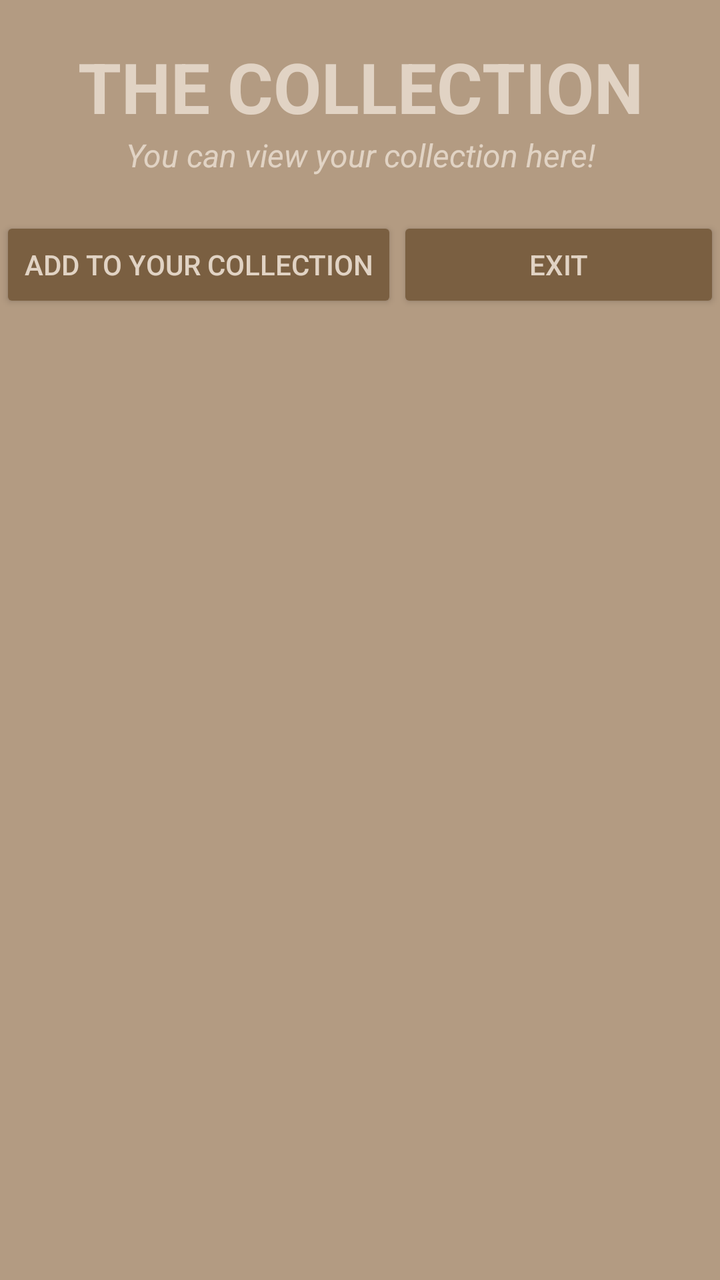
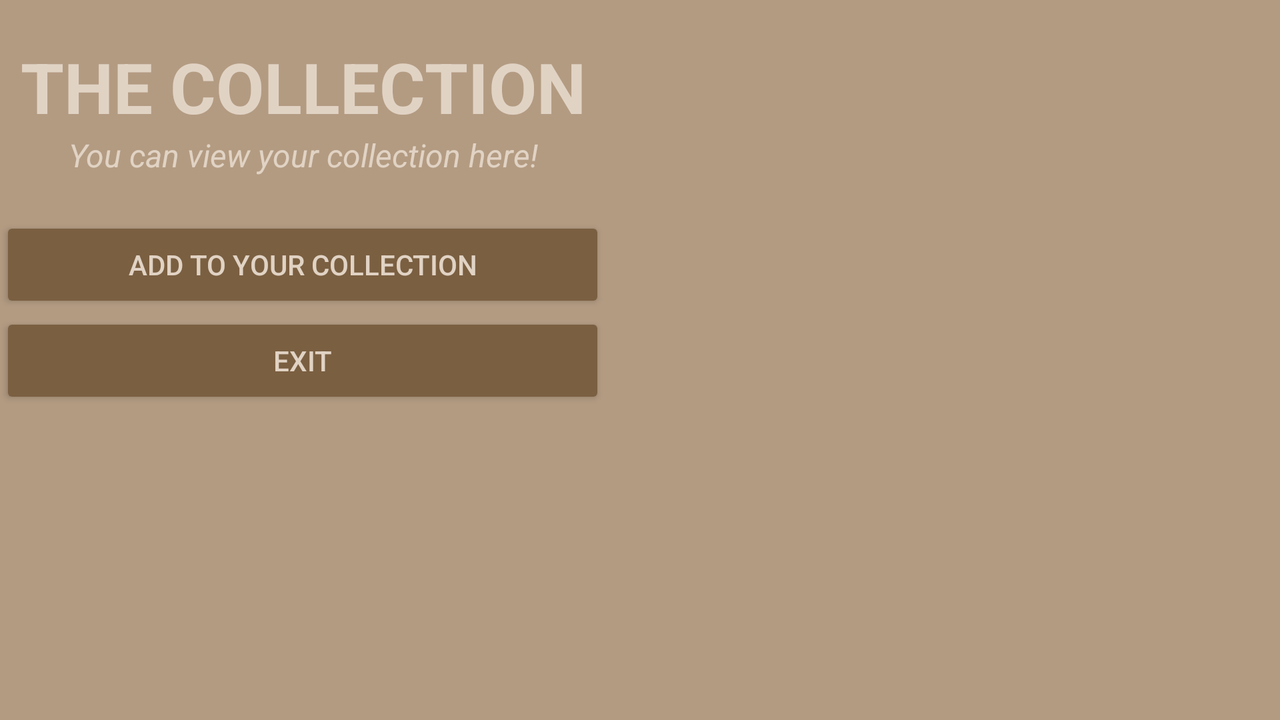

Compare how this app lays out the same screen by default and in its alternative resource folder. The renders come first, then the two layout files and the values they reference.
<!-- AndroidManifest.xml: activity theme CustomTheme -->
<!-- res/layout/activity_collection.xml -->
<?xml version="1.0" encoding="utf-8"?>
<LinearLayout xmlns:android="http://schemas.android.com/apk/res/android"
    xmlns:app="http://schemas.android.com/apk/res-auto"
    xmlns:tools="http://schemas.android.com/tools"
    android:layout_width="match_parent"
    android:layout_height="match_parent"
    android:orientation="vertical"
    android:background="@color/custom_background"
    tools:context=".CollectionActivity">

    <TextView
        android:id="@+id/textView4"
        android:layout_width="match_parent"
        android:layout_height="wrap_content"
        android:paddingTop="20sp"
        android:text="THE COLLECTION"
        android:textAlignment="center"
        android:textColor="@color/custom_text"
        android:textSize="35sp"
        android:textStyle="bold" />

    <TextView
        android:id="@+id/textView5"
        android:layout_width="match_parent"
        android:layout_height="wrap_content"
        android:paddingBottom="20sp"
        android:text="You can view your collection here!"
        android:textAlignment="center"
        android:textColor="@color/custom_text"
        android:textSize="16sp"
        android:textStyle="italic" />

    <LinearLayout
        android:layout_width="match_parent"
        android:layout_height="wrap_content"
        android:layout_marginBottom="8sp"
        android:orientation="horizontal">

        <Button
            android:id="@+id/addBtn"
            android:layout_width="wrap_content"
            android:layout_height="wrap_content"
            android:backgroundTint="@color/custom_button"
            android:text="ADD TO YOUR COLLECTION"
            android:textColor="@color/custom_text" />

        <Button
            android:id="@+id/exitBtn"
            android:layout_width="match_parent"
            android:layout_height="wrap_content"
            android:backgroundTint="@color/custom_button"
            android:text="EXIT"
            android:textColor="@color/custom_text" />

    </LinearLayout>

    <androidx.recyclerview.widget.RecyclerView
        android:id="@+id/listView"
        android:layout_width="match_parent"
        android:layout_height="match_parent" />

</LinearLayout>
<!-- resources referenced by this layout -->
<resources>
  <color name="custom_background">#B39B82</color>
  <color name="custom_button">#7A5F41</color>
  <color name="custom_text">#E1D3C4</color>
  <style name="CustomTheme" parent="Theme.AppCompat.Light.NoActionBar">
          <item name="colorPrimary">@color/custom_colorPrimary</item>
          <item name="colorPrimaryDark">@color/custom_colorPrimaryDark</item>
          <item name="colorAccent">@color/custom_colorAccent</item>
      </style>
  <color name="custom_colorPrimary">#4C4033</color>
  <color name="custom_colorPrimaryDark">#332618</color>
  <color name="custom_colorAccent">#4C4033</color>
</resources>
<!-- res/layout-land/activity_collection.xml (the repository's variant of the layout above) -->
<!-- drawn on the phone turned sideways -->
<?xml version="1.0" encoding="utf-8"?>
<LinearLayout xmlns:android="http://schemas.android.com/apk/res/android"
    xmlns:app="http://schemas.android.com/apk/res-auto"
    xmlns:tools="http://schemas.android.com/tools"
    android:layout_width="match_parent"
    android:layout_height="match_parent"
    android:orientation="horizontal"
    android:background="@color/custom_background"
    tools:context=".CollectionActivity">

    <LinearLayout
        android:layout_width="wrap_content"
        android:layout_height="match_parent"
        android:orientation="vertical">

        <TextView
            android:id="@+id/textView4"
            android:layout_width="match_parent"
            android:layout_height="wrap_content"
            android:paddingLeft="10sp"
            android:paddingTop="20sp"
            android:paddingRight="10sp"
            android:text="THE COLLECTION"
            android:textAlignment="center"
            android:textColor="@color/custom_text"
            android:textSize="35sp"
            android:textStyle="bold" />

        <TextView
            android:id="@+id/textView5"
            android:layout_width="match_parent"
            android:layout_height="wrap_content"
            android:paddingLeft="10sp"
            android:paddingRight="10sp"
            android:paddingBottom="20sp"
            android:text="You can view your collection here!"
            android:textAlignment="center"
            android:textColor="@color/custom_text"
            android:textSize="16sp"
            android:textStyle="italic" />

        <LinearLayout
            android:layout_width="match_parent"
            android:layout_height="match_parent"
            android:orientation="vertical">

            <Button
                android:id="@+id/addBtn"
                android:layout_width="match_parent"
                android:layout_height="wrap_content"
                android:backgroundTint="@color/custom_button"
                android:text="ADD TO YOUR COLLECTION"
                android:textColor="@color/custom_text" />

            <Button
                android:id="@+id/updateBtn"
                android:layout_width="match_parent"
                android:layout_height="wrap_content"
                android:backgroundTint="@color/custom_button"
                android:text="EXIT"
                android:textColor="@color/custom_text" />
        </LinearLayout>

    </LinearLayout>

    <LinearLayout
        android:layout_width="match_parent"
        android:layout_height="wrap_content"
        android:orientation="vertical">

        <androidx.recyclerview.widget.RecyclerView
            android:id="@+id/listView"
            android:layout_width="match_parent"
            android:layout_height="500dp" />
    </LinearLayout>

</LinearLayout>
